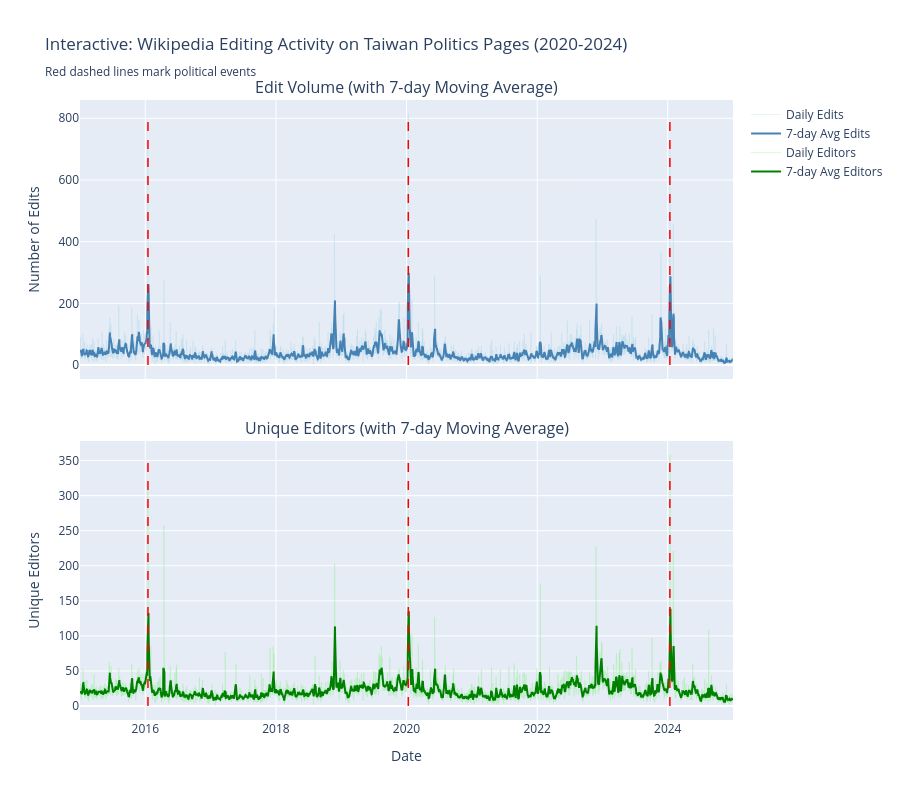

Notebook cell for this chart:
### Markdown cell above
### 2b. Interactive Time Series

Interactive version (requires plotly).

### Code cell
# Interactive plot with Plotly (install with: conda install plotly)
try:
    import plotly.graph_objects as go
    from plotly.subplots import make_subplots
    
    # Create figure with subplots
    fig = make_subplots(
        rows=2, cols=1,
        shared_xaxes=True,
        subplot_titles=('Edit Volume (with 7-day Moving Average)', 'Unique Editors (with 7-day Moving Average)'),
        vertical_spacing=0.1
    )
    
    # Add edit traces
    fig.add_trace(
        go.Scatter(x=daily_aggregate['date'], y=daily_aggregate['num_edits'],
                  mode='lines', name='Daily Edits', 
                  line=dict(color='lightblue', width=1), opacity=0.3),
        row=1, col=1
    )
    fig.add_trace(
        go.Scatter(x=daily_aggregate['date'], y=daily_aggregate['ma7_edits'],
                  mode='lines', name='7-day Avg Edits',
                  line=dict(color='steelblue', width=2)),
        row=1, col=1
    )
    
    # Add editor traces
    fig.add_trace(
        go.Scatter(x=daily_aggregate['date'], y=daily_aggregate['unique_editors'],
                  mode='lines', name='Daily Editors',
                  line=dict(color='lightgreen', width=1), opacity=0.3),
        row=2, col=1
    )
    fig.add_trace(
        go.Scatter(x=daily_aggregate['date'], y=daily_aggregate['ma7_editors'],
                  mode='lines', name='7-day Avg Editors',
                  line=dict(color='green', width=2)),
        row=2, col=1
    )
    
    # Add event markers using scatter traces (most reliable method)
    for _, event in events.iterrows():
        # Get y-axis ranges
        max_edits = daily_aggregate['num_edits'].max()
        max_editors = daily_aggregate['unique_editors'].max()
        
        # Add vertical line as scatter trace for edits plot
        fig.add_trace(
            go.Scatter(
                x=[event['date'], event['date']],
                y=[0, max_edits],
                mode='lines',
                line=dict(color='red', width=1.5, dash='dash'),
                showlegend=False,
                hoverinfo='skip'
            ),
            row=1, col=1
        )
        
        # Add vertical line for editors plot
        fig.add_trace(
            go.Scatter(
                x=[event['date'], event['date']],
                y=[0, max_editors],
                mode='lines',
                line=dict(color='red', width=1.5, dash='dash'),
                showlegend=False,
                hoverinfo='skip'
            ),
            row=2, col=1
        )
    
    # Update layout
    fig.update_layout(
        height=800,
        title_text="Interactive: Wikipedia Editing Activity on Taiwan Politics Pages (2020-2024)<br><sub>Red dashed lines mark political events</sub>",
        hovermode='x unified',
        showlegend=True
    )
    
    fig.update_xaxes(title_text="Date", row=2, col=1)
    fig.update_yaxes(title_text="Number of Edits", row=1, col=1)
    fig.update_yaxes(title_text="Unique Editors", row=2, col=1)
    
    # Show interactive plot
    fig.show()
    
    print("Note: Red dashed lines mark political events")
    
except ImportError:
    print("Plotly not installed. To use interactive plots, run: conda install plotly")
except Exception as e:
    print(f"Error creating interactive plot: {e}")

### Figure 1 — Plotly figure (JSON) as saved in the notebook; plotly's stock layout.template omitted (floating-point values rounded to 4 significant figures; data arrays with more than 128 entries replaced by an {"elided": "..."} marker saying what was removed)
{"data": [{"line": {"color": "lightblue", "width": 1}, "mode": "lines", "name": "Daily Edits", "opacity": 0.3, "type": "scatter", "x": {"elided": "3653 str values"}, "xaxis": "x", "y": {"elided": "3653 int values"}, "yaxis": "y"}, {"line": {"color": "steelblue", "width": 2}, "mode": "lines", "name": "7-day Avg Edits", "type": "scatter", "x": {"elided": "3653 str values"}, "xaxis": "x", "y": {"elided": "3653 float values"}, "yaxis": "y"}, {"line": {"color": "lightgreen", "width": 1}, "mode": "lines", "name": "Daily Editors", "opacity": 0.3, "type": "scatter", "x": {"elided": "3653 str values"}, "xaxis": "x2", "y": {"elided": "3653 int values"}, "yaxis": "y2"}, {"line": {"color": "green", "width": 2}, "mode": "lines", "name": "7-day Avg Editors", "type": "scatter", "x": {"elided": "3653 str values"}, "xaxis": "x2", "y": {"elided": "3653 float values"}, "yaxis": "y2"}, {"hoverinfo": "skip", "line": {"color": "red", "dash": "dash", "width": 1.5}, "mode": "lines", "showlegend": false, "type": "scatter", "x": ["2016-01-16T00:00:00", "2016-01-16T00:00:00"], "xaxis": "x", "y": [0, 814], "yaxis": "y"}, {"hoverinfo": "skip", "line": {"color": "red", "dash": "dash", "width": 1.5}, "mode": "lines", "showlegend": false, "type": "scatter", "x": ["2016-01-16T00:00:00", "2016-01-16T00:00:00"], "xaxis": "x2", "y": [0, 358], "yaxis": "y2"}, {"hoverinfo": "skip", "line": {"color": "red", "dash": "dash", "width": 1.5}, "mode": "lines", "showlegend": false, "type": "scatter", "x": ["2020-01-11T00:00:00", "2020-01-11T00:00:00"], "xaxis": "x", "y": [0, 814], "yaxis": "y"}, {"hoverinfo": "skip", "line": {"color": "red", "dash": "dash", "width": 1.5}, "mode": "lines", "showlegend": false, "type": "scatter", "x": ["2020-01-11T00:00:00", "2020-01-11T00:00:00"], "xaxis": "x2", "y": [0, 358], "yaxis": "y2"}, {"hoverinfo": "skip", "line": {"color": "red", "dash": "dash", "width": 1.5}, "mode": "lines", "showlegend": false, "type": "scatter", "x": ["2024-01-13T00:00:00", "2024-01-13T00:00:00"], "xaxis": "x", "y": [0, 814], "yaxis": "y"}, {"hoverinfo": "skip", "line": {"color": "red", "dash": "dash", "width": 1.5}, "mode": "lines", "showlegend": false, "type": "scatter", "x": ["2024-01-13T00:00:00", "2024-01-13T00:00:00"], "xaxis": "x2", "y": [0, 358], "yaxis": "y2"}], "layout": {"annotations": [{"font": {"size": 16}, "showarrow": false, "text": "Edit Volume (with 7-day Moving Average)", "x": 0.5, "xanchor": "center", "xref": "paper", "y": 1, "yanchor": "bottom", "yref": "paper"}, {"font": {"size": 16}, "showarrow": false, "text": "Unique Editors (with 7-day Moving Average)", "x": 0.5, "xanchor": "center", "xref": "paper", "y": 0.45, "yanchor": "bottom", "yref": "paper"}], "height": 800, "hovermode": "x unified", "showlegend": true, "title": {"text": "Interactive: Wikipedia Editing Activity on Taiwan Politics Pages (2020-2024)<br><sub>Red dashed lines mark political events</sub>"}, "xaxis": {"anchor": "y", "domain": [0, 1], "matches": "x2", "showticklabels": false}, "xaxis2": {"anchor": "y2", "domain": [0, 1], "title": {"text": "Date"}}, "yaxis": {"anchor": "x", "domain": [0.55, 1], "title": {"text": "Number of Edits"}}, "yaxis2": {"anchor": "x2", "domain": [0, 0.45], "title": {"text": "Unique Editors"}}}}
